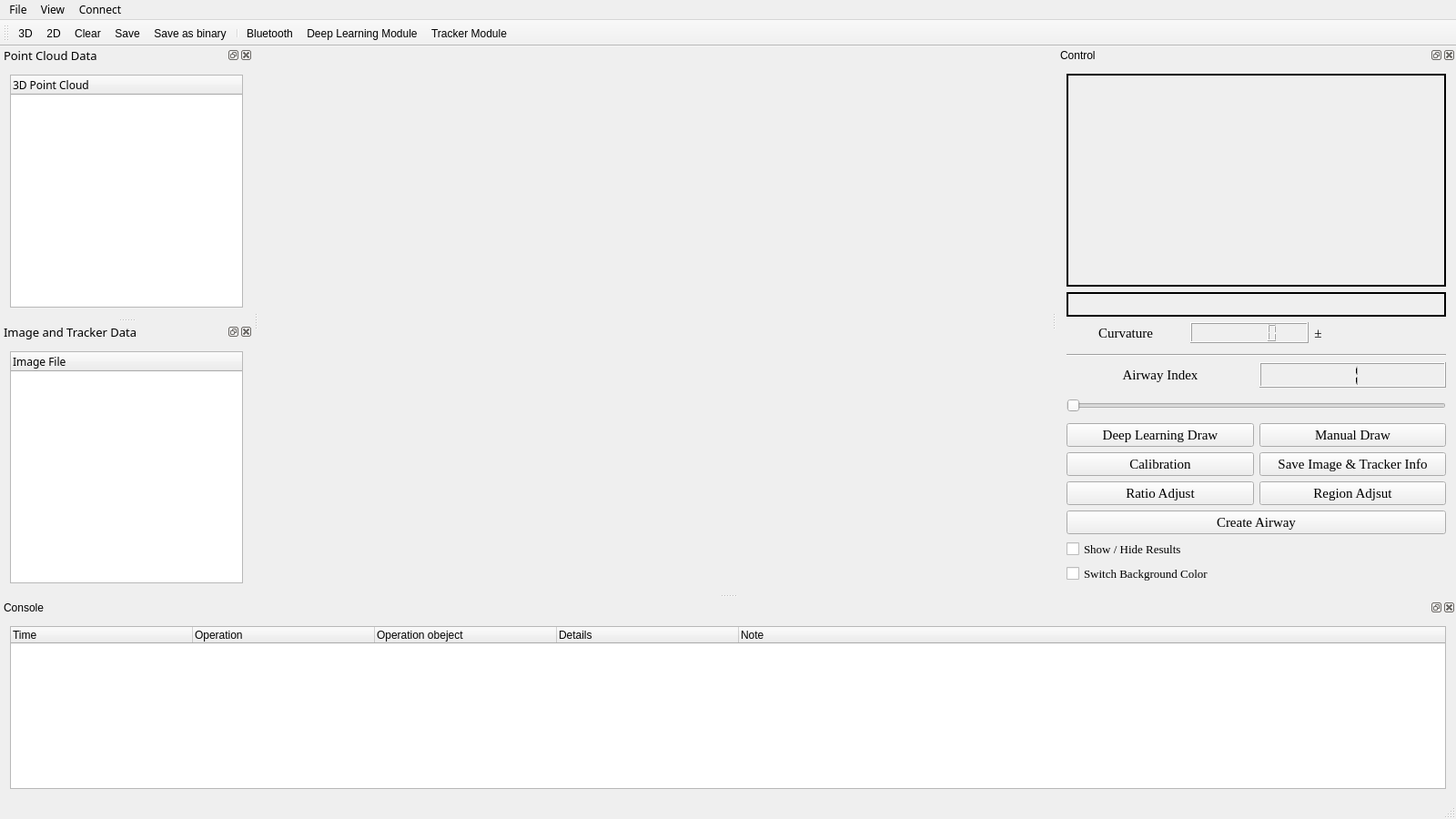
<?xml version="1.0" encoding="UTF-8"?>
<ui version="4.0">
 <class>ultrasound3DviewerClass</class>
 <widget class="QMainWindow" name="ultrasound3DviewerClass">
  <property name="geometry">
   <rect>
    <x>0</x>
    <y>0</y>
    <width>1600</width>
    <height>900</height>
   </rect>
  </property>
  <property name="sizePolicy">
   <sizepolicy hsizetype="Expanding" vsizetype="Expanding">
    <horstretch>85</horstretch>
    <verstretch>0</verstretch>
   </sizepolicy>
  </property>
  <property name="minimumSize">
   <size>
    <width>800</width>
    <height>600</height>
   </size>
  </property>
  <property name="maximumSize">
   <size>
    <width>16777215</width>
    <height>16777215</height>
   </size>
  </property>
  <property name="windowTitle">
   <string>ultrasound3Dviewer</string>
  </property>
  <property name="styleSheet">
   <string notr="true"/>
  </property>
  <property name="animated">
   <bool>true</bool>
  </property>
  <property name="tabShape">
   <enum>QTabWidget::Rounded</enum>
  </property>
  <property name="dockNestingEnabled">
   <bool>false</bool>
  </property>
  <widget class="QWidget" name="centralWidget">
   <property name="sizePolicy">
    <sizepolicy hsizetype="Preferred" vsizetype="Preferred">
     <horstretch>0</horstretch>
     <verstretch>0</verstretch>
    </sizepolicy>
   </property>
   <layout class="QHBoxLayout" name="horizontalLayout_5">
    <item>
     <widget class="QVTKWidget" name="screen">
      <property name="sizePolicy">
       <sizepolicy hsizetype="MinimumExpanding" vsizetype="Preferred">
        <horstretch>0</horstretch>
        <verstretch>0</verstretch>
       </sizepolicy>
      </property>
      <property name="minimumSize">
       <size>
        <width>600</width>
        <height>400</height>
       </size>
      </property>
     </widget>
    </item>
   </layout>
  </widget>
  <widget class="QMenuBar" name="menuBar">
   <property name="geometry">
    <rect>
     <x>0</x>
     <y>0</y>
     <width>1600</width>
     <height>18</height>
    </rect>
   </property>
   <property name="font">
    <font>
     <family>微软雅黑</family>
    </font>
   </property>
   <widget class="QMenu" name="menuFile">
    <property name="title">
     <string>File</string>
    </property>
    <addaction name="openAction"/>
    <addaction name="addAction"/>
    <addaction name="clearAction"/>
    <addaction name="saveAction"/>
    <addaction name="saveBinaryAction"/>
    <addaction name="exitAction"/>
   </widget>
   <widget class="QMenu" name="menuView_2">
    <property name="title">
     <string>View</string>
    </property>
    <addaction name="controlAction"/>
    <addaction name="pointCloudDataAction"/>
    <addaction name="imageTrackerDataAction"/>
    <addaction name="consoleAction"/>
   </widget>
   <widget class="QMenu" name="menuConnect">
    <property name="title">
     <string>Connect</string>
    </property>
    <addaction name="bluetoothAction"/>
    <addaction name="DLModuleAction"/>
    <addaction name="trackerModuleAction"/>
   </widget>
   <addaction name="menuFile"/>
   <addaction name="menuView_2"/>
   <addaction name="menuConnect"/>
  </widget>
  <widget class="QToolBar" name="mainToolBar">
   <property name="toolButtonStyle">
    <enum>Qt::ToolButtonIconOnly</enum>
   </property>
   <attribute name="toolBarArea">
    <enum>TopToolBarArea</enum>
   </attribute>
   <attribute name="toolBarBreak">
    <bool>false</bool>
   </attribute>
   <addaction name="openAction"/>
   <addaction name="addAction"/>
   <addaction name="clearAction"/>
   <addaction name="saveAction"/>
   <addaction name="saveBinaryAction"/>
   <addaction name="separator"/>
   <addaction name="bluetoothAction"/>
   <addaction name="DLModuleAction"/>
   <addaction name="trackerModuleAction"/>
  </widget>
  <widget class="QStatusBar" name="statusBar"/>
  <widget class="QDockWidget" name="controlDock">
   <property name="minimumSize">
    <size>
     <width>439</width>
     <height>430</height>
    </size>
   </property>
   <property name="maximumSize">
    <size>
     <width>524287</width>
     <height>524287</height>
    </size>
   </property>
   <property name="floating">
    <bool>false</bool>
   </property>
   <property name="features">
    <set>QDockWidget::AllDockWidgetFeatures</set>
   </property>
   <property name="allowedAreas">
    <set>Qt::AllDockWidgetAreas</set>
   </property>
   <property name="windowTitle">
    <string>Control</string>
   </property>
   <attribute name="dockWidgetArea">
    <number>2</number>
   </attribute>
   <widget class="QWidget" name="dockWidgetContents_4">
    <layout class="QVBoxLayout" name="verticalLayout_2">
     <item>
      <widget class="QLabel" name="imageLabel">
       <property name="sizePolicy">
        <sizepolicy hsizetype="Ignored" vsizetype="Ignored">
         <horstretch>0</horstretch>
         <verstretch>0</verstretch>
        </sizepolicy>
       </property>
       <property name="frameShape">
        <enum>QFrame::WinPanel</enum>
       </property>
       <property name="text">
        <string/>
       </property>
      </widget>
     </item>
     <item>
      <widget class="QLabel" name="trackerLabel">
       <property name="sizePolicy">
        <sizepolicy hsizetype="Preferred" vsizetype="Fixed">
         <horstretch>0</horstretch>
         <verstretch>0</verstretch>
        </sizepolicy>
       </property>
       <property name="minimumSize">
        <size>
         <width>0</width>
         <height>27</height>
        </size>
       </property>
       <property name="frameShape">
        <enum>QFrame::WinPanel</enum>
       </property>
       <property name="text">
        <string/>
       </property>
      </widget>
     </item>
     <item>
      <layout class="QVBoxLayout" name="verticalLayout">
       <item>
        <layout class="QHBoxLayout" name="horizontalLayout_8">
         <property name="bottomMargin">
          <number>6</number>
         </property>
         <item>
          <widget class="QLabel" name="curvatureLabel">
           <property name="sizePolicy">
            <sizepolicy hsizetype="Expanding" vsizetype="Preferred">
             <horstretch>0</horstretch>
             <verstretch>0</verstretch>
            </sizepolicy>
           </property>
           <property name="font">
            <font>
             <family>Times New Roman</family>
             <pointsize>11</pointsize>
            </font>
           </property>
           <property name="text">
            <string>Curvature</string>
           </property>
           <property name="alignment">
            <set>Qt::AlignCenter</set>
           </property>
          </widget>
         </item>
         <item>
          <widget class="QLCDNumber" name="curvatureLCD">
           <property name="sizePolicy">
            <sizepolicy hsizetype="Expanding" vsizetype="Preferred">
             <horstretch>0</horstretch>
             <verstretch>0</verstretch>
            </sizepolicy>
           </property>
           <property name="minimumSize">
            <size>
             <width>0</width>
             <height>10</height>
            </size>
           </property>
           <property name="lineWidth">
            <number>1</number>
           </property>
           <property name="smallDecimalPoint">
            <bool>false</bool>
           </property>
           <property name="digitCount">
            <number>6</number>
           </property>
           <property name="segmentStyle">
            <enum>QLCDNumber::Filled</enum>
           </property>
           <property name="value" stdset="0">
            <double>0.000000000000000</double>
           </property>
           <property name="intValue" stdset="0">
            <number>0</number>
           </property>
          </widget>
         </item>
         <item>
          <widget class="QLabel" name="label">
           <property name="font">
            <font>
             <family>Times New Roman</family>
             <pointsize>11</pointsize>
            </font>
           </property>
           <property name="text">
            <string>±</string>
           </property>
           <property name="alignment">
            <set>Qt::AlignCenter</set>
           </property>
          </widget>
         </item>
         <item>
          <widget class="QLabel" name="errorLabel">
           <property name="sizePolicy">
            <sizepolicy hsizetype="Expanding" vsizetype="Preferred">
             <horstretch>0</horstretch>
             <verstretch>0</verstretch>
            </sizepolicy>
           </property>
           <property name="font">
            <font>
             <family>Times New Roman</family>
             <pointsize>11</pointsize>
            </font>
           </property>
           <property name="text">
            <string/>
           </property>
          </widget>
         </item>
        </layout>
       </item>
       <item>
        <widget class="Line" name="line">
         <property name="orientation">
          <enum>Qt::Horizontal</enum>
         </property>
        </widget>
       </item>
       <item>
        <layout class="QHBoxLayout" name="horizontalLayout_6">
         <item>
          <widget class="QLabel" name="imageIdxLabel">
           <property name="sizePolicy">
            <sizepolicy hsizetype="Expanding" vsizetype="Preferred">
             <horstretch>0</horstretch>
             <verstretch>0</verstretch>
            </sizepolicy>
           </property>
           <property name="font">
            <font>
             <family>Times New Roman</family>
             <pointsize>11</pointsize>
            </font>
           </property>
           <property name="text">
            <string>Airway Index</string>
           </property>
           <property name="alignment">
            <set>Qt::AlignCenter</set>
           </property>
          </widget>
         </item>
         <item>
          <widget class="QLCDNumber" name="imageIdxLCD">
           <property name="sizePolicy">
            <sizepolicy hsizetype="Expanding" vsizetype="Preferred">
             <horstretch>0</horstretch>
             <verstretch>0</verstretch>
            </sizepolicy>
           </property>
           <property name="minimumSize">
            <size>
             <width>0</width>
             <height>10</height>
            </size>
           </property>
           <property name="lineWidth">
            <number>1</number>
           </property>
           <property name="smallDecimalPoint">
            <bool>false</bool>
           </property>
           <property name="digitCount">
            <number>1</number>
           </property>
           <property name="mode">
            <enum>QLCDNumber::Dec</enum>
           </property>
           <property name="segmentStyle">
            <enum>QLCDNumber::Filled</enum>
           </property>
           <property name="value" stdset="0">
            <double>1.000000000000000</double>
           </property>
           <property name="intValue" stdset="0">
            <number>1</number>
           </property>
          </widget>
         </item>
        </layout>
       </item>
       <item>
        <widget class="QSlider" name="imageIdxSlider">
         <property name="sizePolicy">
          <sizepolicy hsizetype="Preferred" vsizetype="Preferred">
           <horstretch>0</horstretch>
           <verstretch>0</verstretch>
          </sizepolicy>
         </property>
         <property name="minimumSize">
          <size>
           <width>100</width>
           <height>0</height>
          </size>
         </property>
         <property name="minimum">
          <number>1</number>
         </property>
         <property name="maximum">
          <number>5</number>
         </property>
         <property name="singleStep">
          <number>1</number>
         </property>
         <property name="pageStep">
          <number>1</number>
         </property>
         <property name="value">
          <number>1</number>
         </property>
         <property name="sliderPosition">
          <number>1</number>
         </property>
         <property name="orientation">
          <enum>Qt::Horizontal</enum>
         </property>
        </widget>
       </item>
       <item>
        <layout class="QHBoxLayout" name="horizontalLayout_13">
         <item>
          <widget class="QPushButton" name="DLDrawBtn">
           <property name="font">
            <font>
             <family>Times New Roman</family>
             <pointsize>11</pointsize>
            </font>
           </property>
           <property name="text">
            <string>Deep Learning Draw</string>
           </property>
          </widget>
         </item>
         <item>
          <widget class="QPushButton" name="drawBtn">
           <property name="sizePolicy">
            <sizepolicy hsizetype="Minimum" vsizetype="Fixed">
             <horstretch>0</horstretch>
             <verstretch>0</verstretch>
            </sizepolicy>
           </property>
           <property name="font">
            <font>
             <family>Times New Roman</family>
             <pointsize>11</pointsize>
            </font>
           </property>
           <property name="styleSheet">
            <string notr="true"/>
           </property>
           <property name="text">
            <string>Manual Draw</string>
           </property>
          </widget>
         </item>
        </layout>
       </item>
       <item>
        <layout class="QHBoxLayout" name="horizontalLayout">
         <item>
          <widget class="QPushButton" name="calibrationBtn">
           <property name="font">
            <font>
             <family>Times New Roman</family>
             <pointsize>11</pointsize>
            </font>
           </property>
           <property name="text">
            <string>Calibration</string>
           </property>
          </widget>
         </item>
         <item>
          <widget class="QPushButton" name="saveImageTrackerBtn">
           <property name="font">
            <font>
             <family>Times New Roman</family>
             <pointsize>11</pointsize>
            </font>
           </property>
           <property name="text">
            <string>Save Image &amp;&amp; Tracker Info</string>
           </property>
          </widget>
         </item>
        </layout>
       </item>
       <item>
        <layout class="QHBoxLayout" name="horizontalLayout_12">
         <item>
          <widget class="QPushButton" name="imageRatioROIBtn">
           <property name="font">
            <font>
             <family>Times New Roman</family>
             <pointsize>11</pointsize>
            </font>
           </property>
           <property name="text">
            <string>Ratio Adjust</string>
           </property>
          </widget>
         </item>
         <item>
          <widget class="QPushButton" name="ROIMaskBtn">
           <property name="font">
            <font>
             <family>Times New Roman</family>
             <pointsize>11</pointsize>
            </font>
           </property>
           <property name="text">
            <string>Region Adjsut</string>
           </property>
          </widget>
         </item>
        </layout>
       </item>
       <item>
        <widget class="QPushButton" name="interpolationBtn">
         <property name="font">
          <font>
           <family>Times New Roman</family>
           <pointsize>11</pointsize>
          </font>
         </property>
         <property name="text">
          <string>Create Airway</string>
         </property>
        </widget>
       </item>
      </layout>
     </item>
     <item>
      <widget class="QCheckBox" name="resultsCbx">
       <property name="font">
        <font>
         <family>Times New Roman</family>
         <pointsize>10</pointsize>
        </font>
       </property>
       <property name="text">
        <string>Show / Hide Results</string>
       </property>
       <property name="checkable">
        <bool>false</bool>
       </property>
      </widget>
     </item>
     <item>
      <widget class="QCheckBox" name="bgcCbx">
       <property name="font">
        <font>
         <family>Times New Roman</family>
         <pointsize>10</pointsize>
        </font>
       </property>
       <property name="text">
        <string>Switch Background Color</string>
       </property>
      </widget>
     </item>
    </layout>
   </widget>
  </widget>
  <widget class="QDockWidget" name="pointCloudDataDock">
   <property name="sizePolicy">
    <sizepolicy hsizetype="Preferred" vsizetype="Expanding">
     <horstretch>0</horstretch>
     <verstretch>0</verstretch>
    </sizepolicy>
   </property>
   <property name="minimumSize">
    <size>
     <width>250</width>
     <height>200</height>
    </size>
   </property>
   <property name="maximumSize">
    <size>
     <width>300</width>
     <height>524287</height>
    </size>
   </property>
   <property name="font">
    <font>
     <family>微软雅黑</family>
     <pointsize>10</pointsize>
    </font>
   </property>
   <property name="windowTitle">
    <string>Point Cloud Data</string>
   </property>
   <attribute name="dockWidgetArea">
    <number>1</number>
   </attribute>
   <widget class="QWidget" name="dockWidgetContents_5">
    <layout class="QVBoxLayout" name="verticalLayout_3">
     <item>
      <widget class="QTreeWidget" name="dataTree">
       <property name="minimumSize">
        <size>
         <width>0</width>
         <height>150</height>
        </size>
       </property>
       <property name="font">
        <font>
         <family>微软雅黑</family>
         <pointsize>9</pointsize>
        </font>
       </property>
       <property name="contextMenuPolicy">
        <enum>Qt::CustomContextMenu</enum>
       </property>
       <column>
        <property name="text">
         <string>3D Point Cloud</string>
        </property>
       </column>
      </widget>
     </item>
    </layout>
   </widget>
  </widget>
  <widget class="QDockWidget" name="imageTrackerDataDock">
   <property name="minimumSize">
    <size>
     <width>250</width>
     <height>200</height>
    </size>
   </property>
   <property name="maximumSize">
    <size>
     <width>300</width>
     <height>524287</height>
    </size>
   </property>
   <property name="font">
    <font>
     <family>微软雅黑</family>
     <pointsize>10</pointsize>
    </font>
   </property>
   <property name="windowTitle">
    <string>Image and Tracker Data</string>
   </property>
   <attribute name="dockWidgetArea">
    <number>1</number>
   </attribute>
   <widget class="QWidget" name="dockWidgetContents_8">
    <layout class="QVBoxLayout" name="verticalLayout_6">
     <item>
      <widget class="QTreeWidget" name="imageDataTree">
       <property name="minimumSize">
        <size>
         <width>0</width>
         <height>150</height>
        </size>
       </property>
       <property name="font">
        <font>
         <family>微软雅黑</family>
         <pointsize>9</pointsize>
        </font>
       </property>
       <property name="contextMenuPolicy">
        <enum>Qt::CustomContextMenu</enum>
       </property>
       <column>
        <property name="text">
         <string>Image File</string>
        </property>
       </column>
      </widget>
     </item>
    </layout>
   </widget>
  </widget>
  <widget class="QDockWidget" name="consoleDock">
   <property name="minimumSize">
    <size>
     <width>200</width>
     <height>140</height>
    </size>
   </property>
   <property name="maximumSize">
    <size>
     <width>524287</width>
     <height>220</height>
    </size>
   </property>
   <property name="windowTitle">
    <string>Console</string>
   </property>
   <attribute name="dockWidgetArea">
    <number>8</number>
   </attribute>
   <widget class="QWidget" name="dockWidgetContents_7">
    <layout class="QVBoxLayout" name="verticalLayout_5">
     <item>
      <widget class="QTableWidget" name="consoleTable">
       <property name="showGrid">
        <bool>false</bool>
       </property>
       <property name="gridStyle">
        <enum>Qt::SolidLine</enum>
       </property>
       <property name="rowCount">
        <number>0</number>
       </property>
       <property name="columnCount">
        <number>5</number>
       </property>
       <attribute name="horizontalHeaderVisible">
        <bool>true</bool>
       </attribute>
       <attribute name="horizontalHeaderDefaultSectionSize">
        <number>200</number>
       </attribute>
       <attribute name="horizontalHeaderStretchLastSection">
        <bool>true</bool>
       </attribute>
       <attribute name="verticalHeaderVisible">
        <bool>false</bool>
       </attribute>
       <column>
        <property name="text">
         <string>Time</string>
        </property>
        <property name="textAlignment">
         <set>AlignLeading|AlignVCenter</set>
        </property>
       </column>
       <column>
        <property name="text">
         <string>Operation</string>
        </property>
        <property name="textAlignment">
         <set>AlignLeading|AlignVCenter</set>
        </property>
       </column>
       <column>
        <property name="text">
         <string>Operation obeject</string>
        </property>
        <property name="textAlignment">
         <set>AlignLeading|AlignVCenter</set>
        </property>
       </column>
       <column>
        <property name="text">
         <string>Details</string>
        </property>
        <property name="textAlignment">
         <set>AlignLeading|AlignVCenter</set>
        </property>
       </column>
       <column>
        <property name="text">
         <string>Note</string>
        </property>
        <property name="textAlignment">
         <set>AlignLeading|AlignVCenter</set>
        </property>
       </column>
      </widget>
     </item>
    </layout>
   </widget>
  </widget>
  <action name="openAction">
   <property name="icon">
    <iconset>
     <normaloff>:/images/open.png</normaloff>:/images/open.png</iconset>
   </property>
   <property name="text">
    <string>3D</string>
   </property>
   <property name="statusTip">
    <string>Open a 3D cloud point</string>
   </property>
   <property name="shortcut">
    <string>Ctrl+3</string>
   </property>
  </action>
  <action name="saveAction">
   <property name="icon">
    <iconset>
     <normaloff>:/images/save.png</normaloff>:/images/save.png</iconset>
   </property>
   <property name="text">
    <string>Save</string>
   </property>
   <property name="statusTip">
    <string>Save the 3D cloud point</string>
   </property>
   <property name="shortcut">
    <string>Ctrl+S</string>
   </property>
  </action>
  <action name="saveasAction">
   <property name="text">
    <string>Save as...</string>
   </property>
  </action>
  <action name="exitAction">
   <property name="icon">
    <iconset>
     <normaloff>:/images/exit.png</normaloff>:/images/exit.png</iconset>
   </property>
   <property name="text">
    <string>Exit</string>
   </property>
   <property name="shortcut">
    <string>Ctrl+Q</string>
   </property>
  </action>
  <action name="pointcolorAction">
   <property name="icon">
    <iconset>
     <normaloff>:/images/pointcolor.png</normaloff>:/images/pointcolor.png</iconset>
   </property>
   <property name="text">
    <string>Point cloud color</string>
   </property>
  </action>
  <action name="bgcolorAction">
   <property name="icon">
    <iconset>
     <normaloff>:/images/bgcolor.png</normaloff>:/images/bgcolor.png</iconset>
   </property>
   <property name="text">
    <string>Background color</string>
   </property>
  </action>
  <action name="mainviewAction">
   <property name="icon">
    <iconset>
     <normaloff>:/images/zhengshi.png</normaloff>:/images/zhengshi.png</iconset>
   </property>
   <property name="text">
    <string>Main view</string>
   </property>
  </action>
  <action name="leftviewAction">
   <property name="icon">
    <iconset>
     <normaloff>:/images/zuoshi.png</normaloff>:/images/zuoshi.png</iconset>
   </property>
   <property name="text">
    <string>Left view</string>
   </property>
  </action>
  <action name="topviewAction">
   <property name="icon">
    <iconset>
     <normaloff>:/images/fushi.png</normaloff>:/images/fushi.png</iconset>
   </property>
   <property name="text">
    <string>Top view</string>
   </property>
  </action>
  <action name="pointCloudDataAction">
   <property name="checkable">
    <bool>true</bool>
   </property>
   <property name="checked">
    <bool>true</bool>
   </property>
   <property name="text">
    <string>Point Cloud Data</string>
   </property>
  </action>
  <action name="propertyAction">
   <property name="checkable">
    <bool>true</bool>
   </property>
   <property name="checked">
    <bool>true</bool>
   </property>
   <property name="text">
    <string>Property Manager</string>
   </property>
  </action>
  <action name="consoleAction">
   <property name="checkable">
    <bool>true</bool>
   </property>
   <property name="checked">
    <bool>true</bool>
   </property>
   <property name="text">
    <string>Console</string>
   </property>
  </action>
  <action name="controlAction">
   <property name="checkable">
    <bool>true</bool>
   </property>
   <property name="checked">
    <bool>true</bool>
   </property>
   <property name="text">
    <string>Control</string>
   </property>
  </action>
  <action name="clearAction">
   <property name="icon">
    <iconset>
     <normaloff>:/images/clear.png</normaloff>:/images/clear.png</iconset>
   </property>
   <property name="text">
    <string>Clear</string>
   </property>
   <property name="statusTip">
    <string>Clear all 3D cloud points</string>
   </property>
  </action>
  <action name="addAction">
   <property name="icon">
    <iconset>
     <normaloff>:/images/add.png</normaloff>:/images/add.png</iconset>
   </property>
   <property name="text">
    <string>2D</string>
   </property>
   <property name="statusTip">
    <string>Open a 2D image &amp; tracker info</string>
   </property>
   <property name="shortcut">
    <string>Ctrl+2</string>
   </property>
  </action>
  <action name="sphereAction">
   <property name="icon">
    <iconset>
     <normaloff>:/images/sphere.png</normaloff>:/images/sphere.png</iconset>
   </property>
   <property name="text">
    <string>Sphere</string>
   </property>
  </action>
  <action name="cylinderAction">
   <property name="icon">
    <iconset>
     <normaloff>:/images/cylinder.png</normaloff>:/images/cylinder.png</iconset>
   </property>
   <property name="text">
    <string>Cylinder</string>
   </property>
  </action>
  <action name="meshsurfaceAction">
   <property name="icon">
    <iconset>
     <normaloff>:/images/mesh.png</normaloff>:/images/mesh.png</iconset>
   </property>
   <property name="text">
    <string>Surface</string>
   </property>
  </action>
  <action name="wireframeAction">
   <property name="icon">
    <iconset>
     <normaloff>:/images/frame.png</normaloff>:/images/frame.png</iconset>
   </property>
   <property name="text">
    <string>Wireframe</string>
   </property>
  </action>
  <action name="windowsThemeAction">
   <property name="text">
    <string>Windows</string>
   </property>
  </action>
  <action name="darculaThemeAction">
   <property name="text">
    <string>Darcula</string>
   </property>
  </action>
  <action name="englishAction">
   <property name="text">
    <string>English</string>
   </property>
  </action>
  <action name="chineseAction">
   <property name="text">
    <string>Chinese</string>
   </property>
  </action>
  <action name="saveBinaryAction">
   <property name="icon">
    <iconset>
     <normaloff>:/images/saveBinary.png</normaloff>:/images/saveBinary.png</iconset>
   </property>
   <property name="text">
    <string>Save as binary</string>
   </property>
   <property name="statusTip">
    <string>Save point cloud as binary file</string>
   </property>
  </action>
  <action name="bluetoothAction">
   <property name="icon">
    <iconset>
     <normaloff>:/images/bluetooth.png</normaloff>:/images/bluetooth.png</iconset>
   </property>
   <property name="text">
    <string>Bluetooth</string>
   </property>
   <property name="statusTip">
    <string>Open bluetooth configure</string>
   </property>
   <property name="shortcut">
    <string>Ctrl+B</string>
   </property>
  </action>
  <action name="DLModuleAction">
   <property name="icon">
    <iconset>
     <normaloff>:/images/TCP.png</normaloff>:/images/TCP.png</iconset>
   </property>
   <property name="text">
    <string>Deep Learning Module</string>
   </property>
   <property name="statusTip">
    <string>Start Deep Learning Module</string>
   </property>
   <property name="shortcut">
    <string>Ctrl+I</string>
   </property>
  </action>
  <action name="imageTrackerDataAction">
   <property name="checkable">
    <bool>true</bool>
   </property>
   <property name="checked">
    <bool>true</bool>
   </property>
   <property name="text">
    <string>Image and Tracker Data</string>
   </property>
  </action>
  <action name="trackerModuleAction">
   <property name="icon">
    <iconset>
     <normaloff>:/images/tracker.png</normaloff>:/images/tracker.png</iconset>
   </property>
   <property name="text">
    <string>Tracker Module</string>
   </property>
   <property name="statusTip">
    <string>Start tracker module</string>
   </property>
   <property name="shortcut">
    <string>Ctrl+T</string>
   </property>
  </action>
 </widget>
 <layoutdefault spacing="6" margin="11"/>
 <customwidgets>
  <customwidget>
   <class>QVTKWidget</class>
   <extends>QWidget</extends>
   <header>QVTKWidget.h</header>
  </customwidget>
 </customwidgets>
 <resources/>
 <connections/>
</ui>
